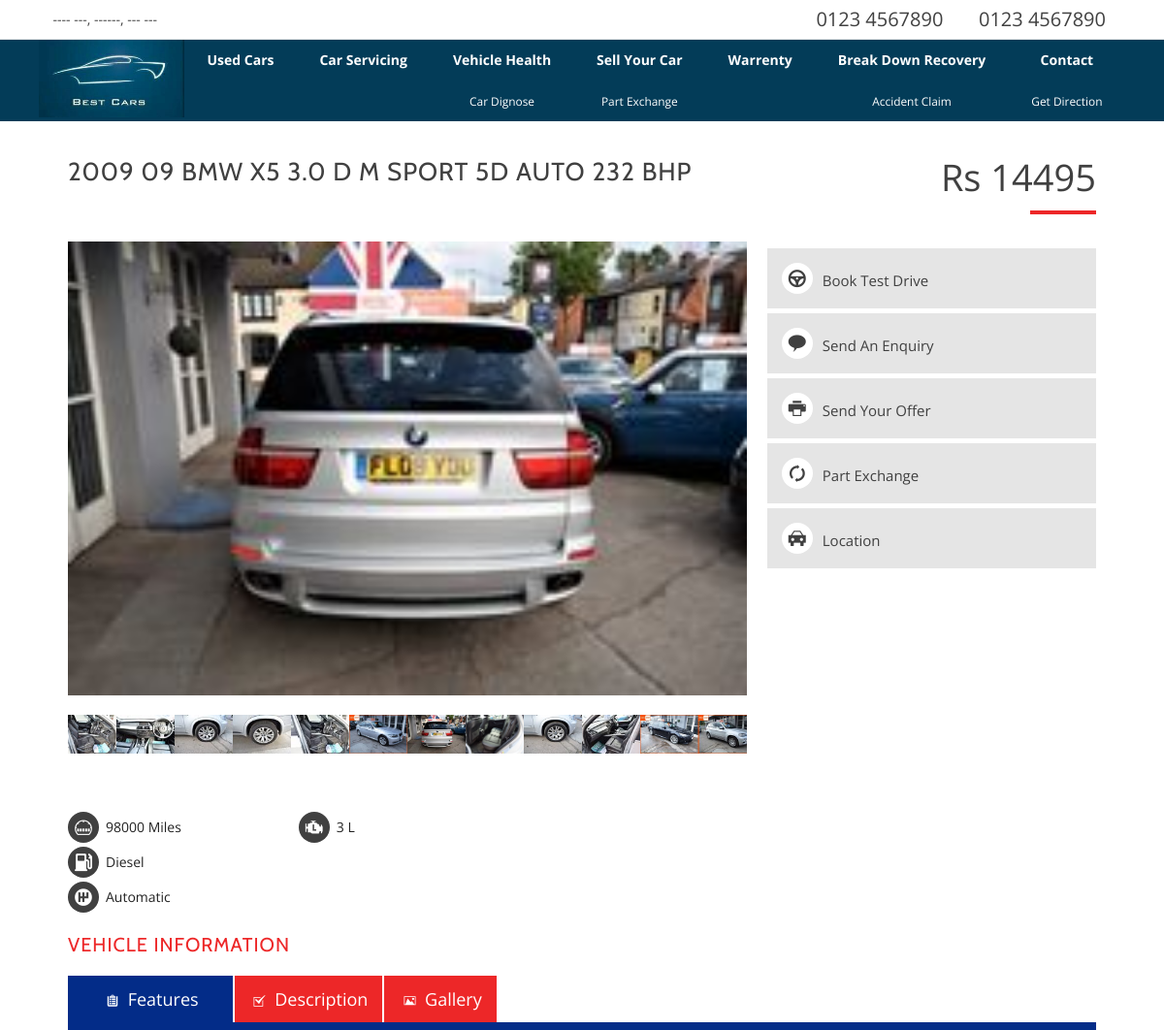
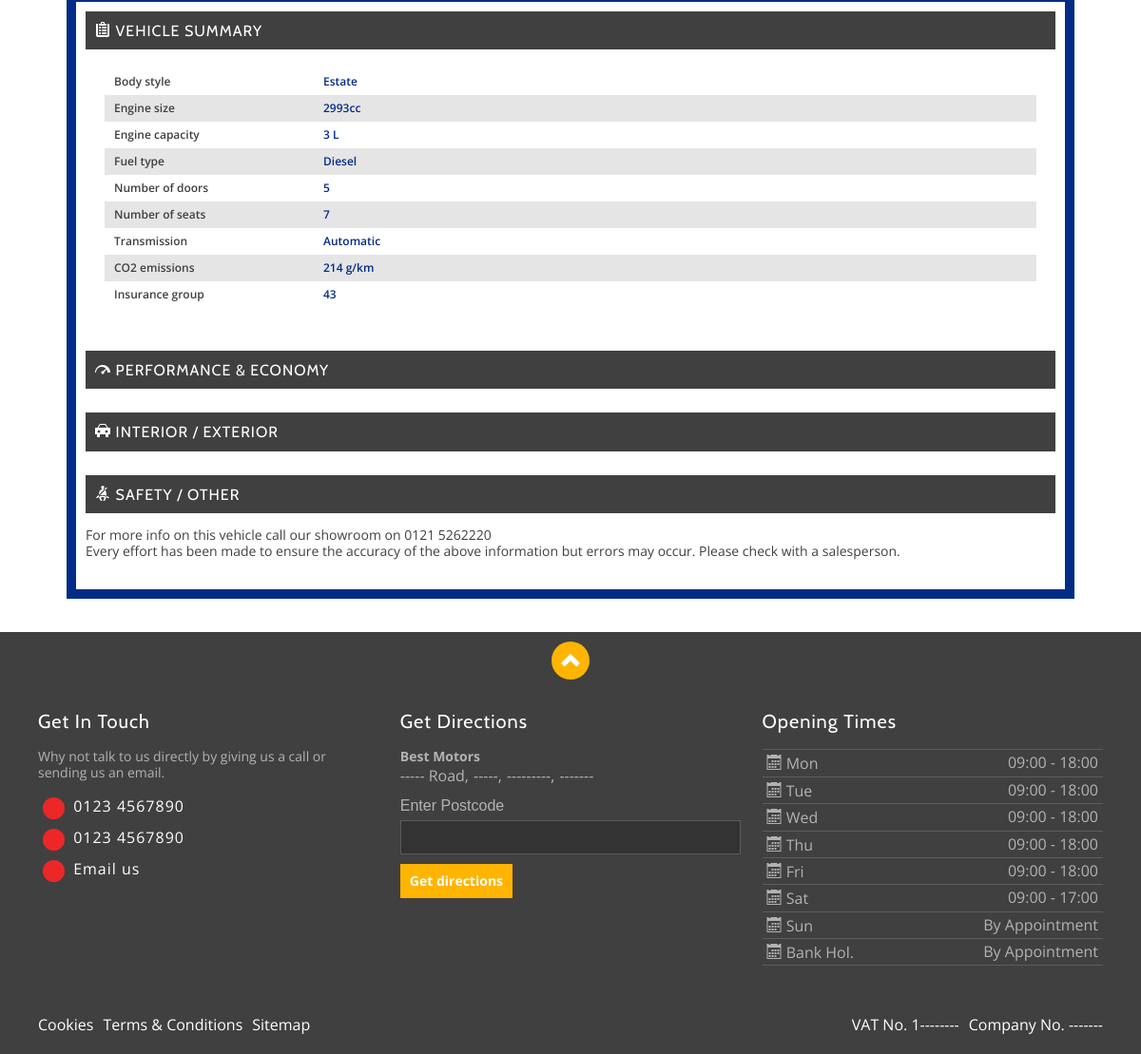
/showroom/23, run on the app's committed database (2 pictures, top to bottom).
### tables this page shows
CREATE TABLE `car_table` (
  `id` int(11) NOT NULL,
  `title` text NOT NULL,
  `makeof` varchar(150) NOT NULL,
  `model` varchar(255) NOT NULL,
  `price` float NOT NULL,
  `discount` float NOT NULL,
  `registered` varchar(20) NOT NULL,
  `owners` varchar(100) NOT NULL,
  `body_style` varchar(150) NOT NULL,
  `color` varchar(100) NOT NULL,
  `mileage` float NOT NULL,
  `no_doors` int(11) NOT NULL,
  `no_seats` int(11) NOT NULL,
  `engine_size` int(11) NOT NULL,
  `engine_capacity` float NOT NULL,
  `fuel_type` varchar(100) NOT NULL,
  `transmission` varchar(150) NOT NULL,
  `co_emission` float NOT NULL,
  `ins_grp` int(11) NOT NULL,
  `mpg` float NOT NULL,
  `gearbox` varchar(50) NOT NULL,
  `fea_1` varchar(255) NOT NULL,
  `fea_2` varchar(255) NOT NULL,
  `fea_3` varchar(255) NOT NULL,
  `fea_4` varchar(255) NOT NULL,
  `fea_5` varchar(255) NOT NULL,
  `fuel_cons_ur` float NOT NULL,
  `fuel_cons_ex` float NOT NULL,
  `fuel_cons_com` float NOT NULL,
  `z_s_mph` float NOT NULL,
  `top_speed` float NOT NULL,
  `cylinders` int(11) NOT NULL,
  `engine_pow` float NOT NULL,
  `engine_tor` float NOT NULL,
  `length` float NOT NULL,
  `wheelbase` float NOT NULL,
  `width` float NOT NULL,
  `description` longtext NOT NULL,
  `created_at` timestamp NOT NULL DEFAULT CURRENT_TIMESTAMP,
  `updated_at` timestamp NOT NULL DEFAULT CURRENT_TIMESTAMP ON UPDATE CURRENT_TIMESTAMP
);

CREATE TABLE `car_image` (
  `id` int(11) NOT NULL,
  `image` varchar(255) NOT NULL,
  `car_id` int(11) NOT NULL,
  `created_at` timestamp NOT NULL DEFAULT CURRENT_TIMESTAMP,
  `updated_at` timestamp NOT NULL DEFAULT CURRENT_TIMESTAMP ON UPDATE CURRENT_TIMESTAMP
);

### application/controllers/Frontend.php (called while the page is built, shortened)
<?php
class Frontend extends CI_Controller{
  public function __construct(){
    $this->load->library('session');
    $this->load->model('car/car_model', 'car_model');
  }
public function showcar($id){
  $data = $this->car_model->get_car($id);
  $this->load->view('frontend/inc/header');
  $this->load->view('frontend/singlecar', $data);
  $this->load->view('frontend/inc/footer');
}
}

### index.php (called while the page is built, shortened)
<?php
require_once BASEPATH.'core/CodeIgniter.php';

### application/models/car/car_model.php (called while the page is built, shortened)
<?php
class Car_model extends CI_Model{
  public function get_car($id){
    $data = array();
    $car = $this->db->where('id', $id)->get('car_table')->result();
    if($car){
      $interior = $this->db->where('car_id', $id)->get('interior')->result();
      $this->db->select('feature');
      $exterior = $this->db->where('car_id', $id)->get('exterior')->result();
      $this->db->select('feature');
      $comfort = $this->db->where('car_id', $id)->get('comfort')->result();
      $this->db->select('feature');
      $safety = $this->db->where('car_id', $id)->get('safety')->result();
      $this->db->select('feature');
      $other = $this->db->where('car_id', $id)->get('other')->result();
      $this->db->select('image');
      $car_image = $this->db->where('car_id', $id)->get('car_image')->result();
      $data = array(
        'car' => $car,
        'interior' => $interior,
        'exterior' => $exterior,
        'comfort' => $comfort,
        'safety' => $safety,
        'other' => $other,
        'car_image' => $car_image,
      );
    }
    return $data;
  }
}

### application/views/frontend/singlecar.php (the view, shortened to what this page needs)
<div id="main-wrap">
  <div id="page-warrior">
	<div id="detail-pg">
  <div class="container">
    <div class="wrapper">
      <div class="row">
	      <div id="detail" class="twelvecol block car-1316306  veh-loc-1">
		      <div class="container">
			      <div class="pad-20 overflow-hidden mobile-nopad">
			      	<div class="row section1 detail-header">
			        	<div class="eightcol">
			          	<h1><?php echo $car[0]->title; ?></h1>
			          	<cite class="mobile-hidden"></cite>
			          </div>
			        	<div class="fourcol last">
			            <div class="row">
			              <div class="sixcol">
			                <span class="price">
                        Rs <?php echo ($car[0]->discount) ? $car[0]->price - $car[0]->discount : $car[0]->price; ?>
                      </span>
			              </div>
			            </div>
			          </div>
			        </div>
			        <div class="row section2 detail-presentation">
			        	<div class="eightcol">
			          	<div id="gallery-2" class="royalSlider rsDefault rsHor rsFade rsWithThumbs rsWithThumbsHor" style="height: 596.094px;">
                    <div class="rsOverflow" style="width: 700px; height: 600px;">
                     <div class="slider-for">
                         <?php foreach ($car_image as $img) {  ?>
                         <img class="rsImg" src="<?= site_url('uploads/images/').$img->image ?>" style="width: 700px; height: 468px; margin-left: 0px; margin-top: 28px;">
                         <?php } ?>
                     </div>
                     <div class="slider-nav">
                         <?php foreach ($car_image as $img) {  ?>
                         <img class="rsImg" src="<?= site_url('uploads/images/').$img->image ?>">
                         <?php } ?>
                     </div>
                      </div>
                   </div>
			            <div class="clear"></div>
					        <div class="twelvecol tablet-only">
                    <div class="row section3">
						        	<div class="fourcol mobile-half-col">
						          	<ul>
						            	<li><span aria-hidden="true" class="icon icon-mileage"></span> <?= $car[0]->mileage ?> Miles</li>
						            	<li><span aria-hidden="true" class="icon icon-gas-pump-2"></span> <?= $car[0]->fuel_type ?> </li>
						            	<li><span aria-hidden="true" class="icon icon-transmission"></span> <?= $car[0]->transmission ?> </li>
						            </ul>
						          </div>
						          <div class="fourcol last mobile-border-top mobile-hidden">
						            <ul>
						              <li><span aria-hidden="true" class="icon icon-capacity"></span> <?= $car[0]->engine_capacity ?> L</li>
						            </ul>
						          </div>
						        </div>
					      	</div>
			          </div>
			          <div class="fourcol last">
			            <div class="price-wrapper">
			              <div class="pad-10 overflow-hidden">
			              </div>
			            </div>
									<ul class="details-cta">
    <li id="test" class=""><a href="<?= site_url('book-test-drive/').$car[0]->id ?>" class=""><span aria-hidden="true" class="icon icon-steering-wheel"></span>Book Test Drive</a></li>
    <li id="enquire" class=""><a href="<?= site_url('enquiry/').$car[0]->id ?>" class=""><span aria-hidden="true" class="icon icon-comments-2"></span>Send An Enquiry</a></li>
    <li id="print" class="mobile-hidden">
    <a href="" title="Send Your Offer"><span aria-hidden="true" class="icon icon-printer"></span>Send Your Offer</a></li>
    <li id="pex" class="mobile-hidden"><a href="" title="Part Ex Your Car"><span aria-hidden="true" class="icon icon-spin"></span>Part Exchange</a></li>
    <li id="similar" class=""><a href="#section6" title="Similar Vehicles"><span aria-hidden="true" class="icon icon-cars"></span>Location</a></li>
</ul>
			        		<div class="clear"></div>
			          </div>
			        </div>
			        <div class="clear"></div>
			        <div class="clear"></div>
							<div id="detail-tab-content">
								<div class="wrapper">
									<div class="container">
										<h2 class="lined-heading"><span>Vehicle Information</span></h2>
							      <div id="tabs-here">
							        <div class="detail-tabs">
						            <ul class="tabs">
						              <li id="tab_header_details" class="current"><span aria-hidden="true" class="icon icon-clipboard"></span> Features</li>
						              <li id="tab_header_features" class=""><span aria-hidden="true" class="icon icon-checkbox"></span> Description</li>
						              <li id="tab_header_gallery" class="mobile-hidden"><span aria-hidden="true" class="icon icon-pictures"></span> Gallery</li>
						            </ul>
						            <div id="tab_body_details" class="box " style="display: block;">
						              <div class="row">
						                <div class="pad-10 overflow-hidden">
						                  <div class="tab-content">
						                    <div class="pad-10">
																	<div class="twelvecol accordion">
																		<div id="accordion-tech" class="ui-accordion ui-widget ui-helper-reset" role="tablist">
								                      <h3 class="ui-accordion-header ui-state-default ui-accordion-header-active ui-state-active ui-corner-top ui-accordion-icons" role="tab" id="ui-id-1" aria-controls="ui-id-2" aria-selected="true" aria-expanded="true" tabindex="0">
                                        <span aria-hidden="true" class="icon icon-clipboard"></span> Vehicle Summary</h3>
								                      <div class="ui-accordion-content ui-helper-reset ui-widget-content ui-corner-bottom ui-accordion-content-active" style="display: block;" id="ui-id-2" aria-labelledby="ui-id-1" role="tabpanel" aria-hidden="false">
								                      	<ul class="row tablist">
                                          <li class="">
                                            <div class="list-label">Body style</div>
                                            <div class="list-stat"><?= $car[0]->body_style ?></div>
                                          </li>
                                          <li class="">
                                            <div class="list-label">Engine size</div>
                                            <div class="list-stat"><?= $car[0]->engine_size ?>cc</div>
                                          </li>
                                          <li class="">
                                            <div class="list-label">Engine capacity</div>
                                            <div class="list-stat"><?= $car[0]->engine_capacity ?> L</div>
                                          </li>
                                          <li class="">
                                            <div class="list-label">Fuel type</div>
                                            <div class="list-stat"><?= $car[0]->fuel_type ?></div>
                                          </li>
                                          <li class="">
                                            <div class="list-label">Number of doors</div>
                                            <div class="list-stat"><?= $car[0]->no_doors ?></div>
                                          </li>
                                          <li class="">
                                            <div class="list-label">Number of seats</div>
                                            <div class="list-stat"><?= $car[0]->no_seats ?></div>
                                          </li>
                                          <li class="">
                                            <div class="list-label">Transmission</div>
                                            <div class="list-stat"><?= $car[0]->transmission ?></div>
                                          </li>
                                          <li class="">
                                            <div class="list-label">CO2 emissions</div>
                                            <div class="list-stat"><?= $car[0]->co_emission ?> g/km</div>
                                          </li><li class="">
                                            <div class="list-label">Insurance group</div>
                                            <div class="list-stat"><?= $car[0]->ins_grp ?></div>
                                          </li>
                                        </ul>
								                      </div>
								                      <h3 class="ui-accordion-header ui-state-default ui-corner-all ui-accordion-icons" role="tab" id="ui-id-3" aria-controls="ui-id-4" aria-selected="false" aria-expanded="false" tabindex="-1">
                                        <span aria-hidden="true" class="icon icon-meter-fast"></span> Performance &amp; Economy
                                      </h3>
																			<h3 class="ui-accordion-header ui-state-default ui-corner-all ui-accordion-icons" role="tab" id="ui-id-7" aria-controls="ui-id-8" aria-selected="false" aria-expanded="false" tabindex="-1">
                                        <span aria-hidden="true" class="icon icon-cars"></span> Interior / Exterior
                                      </h3>
														<h3 class="ui-accordion-header ui-state-default ui-corner-all ui-accordion-icons" role="tab" id="ui-id-9" aria-controls="ui-id-10" aria-selected="false" aria-expanded="false" tabindex="-1">
                              <span aria-hidden="true" class="icon icon-safety"></span> Safety / Other
                            </h3>
							            </div>
                    		<div class="row">
                        	<p>For more info on this vehicle call our showroom on 0121 5262220<br>
                        	Every effort has been made to ensure the
  accuracy of the above information but errors 	may occur. Please check
  with a salesperson.</p>
                        </div>
  										</div>
                    </div>
                  </div>
                </div>
              </div>
            </div>
							        </div>
							      </div>
						      </div>
						    </div>
							</div>
</div>
</div>
</div>
</div>
			      </div>
		      </div>
	      </div>
				</div>
    </div>
  </div>

### data on the page
car_table: title "2009 09 BMW X5 3.0 D M SPORT 5D AUTO 232 BHP", price "14495", mileage "98000", fuel_type "Diesel", transmission "Automatic", engine_capacity "3", body_style "Estate", engine_size "2993", no_doors "5", no_seats "7", co_emission "214", ins_grp "43"
car_image: image (picture)
car_image: image (picture)
car_image: image (picture)
car_image: image (picture)
car_image: image (picture)
car_image: image (picture)
car_image: image (picture)
car_image: image (picture)
car_image: image (picture)
car_image: image (picture)
car_image: image (picture)
car_image: image (picture)
